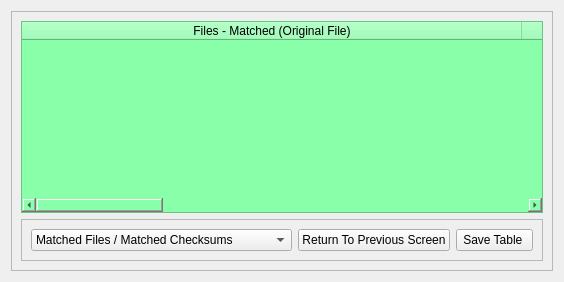
             <widget class="QWidget" name="page05_04">
              <layout class="QGridLayout" name="gridLayout_28">
               <item row="0" column="0">
                <widget class="QFrame" name="frame05_7">
                 <property name="frameShape">
                  <enum>QFrame::StyledPanel</enum>
                 </property>
                 <property name="frameShadow">
                  <enum>QFrame::Raised</enum>
                 </property>
                 <layout class="QGridLayout" name="gridLayout_27">
                  <item row="0" column="0">
                   <widget class="QTableWidget" name="tableWidget_matchedFiles05">
                    <property name="styleSheet">
                     <string notr="true">background-color: rgb(137, 255, 170);</string>
                    </property>
                    <property name="editTriggers">
                     <set>QAbstractItemView::AnyKeyPressed|QAbstractItemView::DoubleClicked|QAbstractItemView::EditKeyPressed|QAbstractItemView::SelectedClicked</set>
                    </property>
                    <property name="dragDropMode">
                     <enum>QAbstractItemView::NoDragDrop</enum>
                    </property>
                    <property name="defaultDropAction">
                     <enum>Qt::CopyAction</enum>
                    </property>
                    <property name="selectionMode">
                     <enum>QAbstractItemView::MultiSelection</enum>
                    </property>
                    <property name="horizontalScrollMode">
                     <enum>QAbstractItemView::ScrollPerPixel</enum>
                    </property>
                    <property name="sortingEnabled">
                     <bool>true</bool>
                    </property>
                    <attribute name="horizontalHeaderDefaultSectionSize">
                     <number>500</number>
                    </attribute>
                    <attribute name="horizontalHeaderShowSortIndicator" stdset="0">
                     <bool>true</bool>
                    </attribute>
                    <attribute name="horizontalHeaderStretchLastSection">
                     <bool>true</bool>
                    </attribute>
                    <column>
                     <property name="text">
                      <string>Files - Matched (Original File)</string>
                     </property>
                    </column>
                    <column>
                     <property name="text">
                      <string>Checksums - Matched (Original File)</string>
                     </property>
                    </column>
                    <column>
                     <property name="text">
                      <string>Files - Matched (Copied File)</string>
                     </property>
                    </column>
                    <column>
                     <property name="text">
                      <string>Checksums - Matched (Copied File)</string>
                     </property>
                    </column>
                   </widget>
                  </item>
                  <item row="2" column="0">
                   <widget class="QFrame" name="frame05_8">
                    <property name="frameShape">
                     <enum>QFrame::StyledPanel</enum>
                    </property>
                    <property name="frameShadow">
                     <enum>QFrame::Raised</enum>
                    </property>
                    <layout class="QHBoxLayout" name="horizontalLayout_10">
                     <item>
                      <widget class="QComboBox" name="comboBox_verifyTableViews05_1">
                       <property name="currentIndex">
                        <number>0</number>
                       </property>
                       <item>
                        <property name="text">
                         <string>Matched Files / Matched Checksums</string>
                        </property>
                       </item>
                       <item>
                        <property name="text">
                         <string>Unmatched Files / Matched Checksums</string>
                        </property>
                       </item>
                       <item>
                        <property name="text">
                         <string>Unmatched Files / Unmatched Checksums</string>
                        </property>
                       </item>
                      </widget>
                     </item>
                     <item>
                      <widget class="QPushButton" name="pushButton_return05_1">
                       <property name="text">
                        <string>Return To Previous Screen</string>
                       </property>
                      </widget>
                     </item>
                     <item>
                      <widget class="QToolButton" name="toolButton_saveTable05_1">
                       <property name="sizePolicy">
                        <sizepolicy hsizetype="Preferred" vsizetype="Preferred">
                         <horstretch>0</horstretch>
                         <verstretch>0</verstretch>
                        </sizepolicy>
                       </property>
                       <property name="text">
                        <string>Save Table </string>
                       </property>
                       <property name="popupMode">
                        <enum>QToolButton::InstantPopup</enum>
                       </property>
                      </widget>
                     </item>
                    </layout>
                   </widget>
                  </item>
                 </layout>
                </widget>
               </item>
              </layout>
             </widget>
